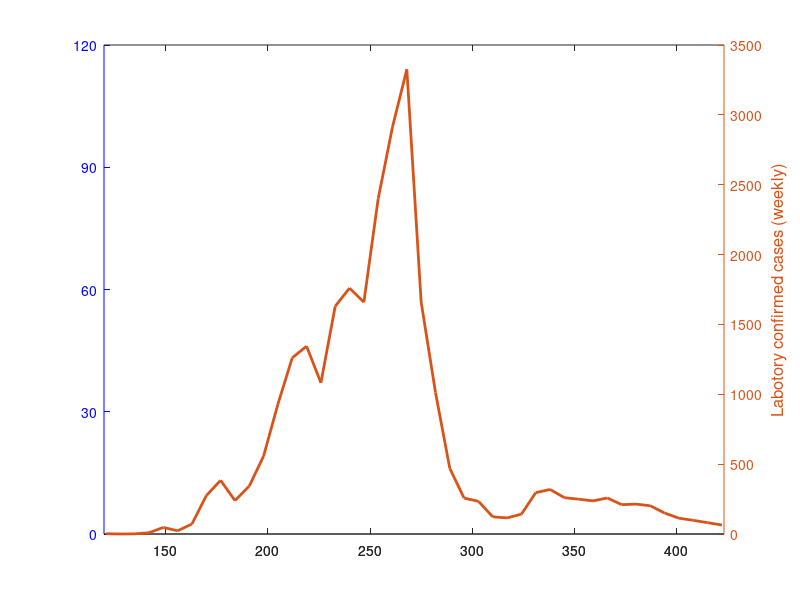

This figure's MATLAB source:
function [] = plot_ObservedIncidence()
%Summary of this function goes here

  I = getI();
  days = 120+(1:7:43*7+1);
  x = days;
  y = I;
  %figure;
  %plot(x,y/(3.6*100000));
  %plot(x,y/(3.6*10));
  %xlim=120+[0:306];
  %hold on;
  %B.FaceColorData = uint8(255*[1;0;0;0.3]); 
  %alpha(get(B,'children'),0.2);
  %set(ch,'facea',.1)
[AX,H1,H2] = plotyy(x,-1+zeros(1,length(x)),x,y', 'plot');
set(H2,'linewidth',2);
set(AX(1),'xlim',[120,120+30.5*10-2]);
set(AX(2),'xlim',[120,120+30.5*10-2]);
set(AX(1),'ylim',[0,120]);
set(AX(1),'YTick',[0:30:120]);
set(AX(1),'ycolor','b'); 
%set(get(AX(1),'Ylabel'),'String','Susceptible, cumulative incidence (%)', 'FontSize', 12)  
set(get(AX(2),'Ylabel'),'String','Labotory confirmed cases (weekly)', 'FontSize', 12)  
function i = getI()
i = [
2
0
1
9
47
23
72
275
384
239
343
558
930
1261
1344
1082
1630
1760
1659
2400
2914
3326
1660
1013
469
257
234
123
115
142
296
319
260
249
237
258
210
214
202
150
113
98
81
64
];
end
end
